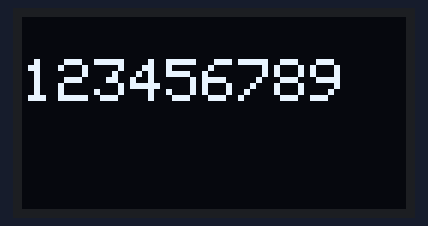
Simulated run of this sketch. Board: Arduino Uno, built with avr-gcc and run on an emulated ATmega328P. Parts: 128×64 one-colour display.

Above: at 0.1 s.
At 5.1 s:
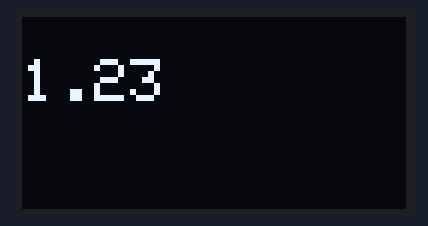
At 10.2 s:
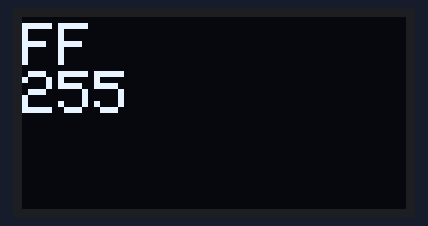
At 15.2 s:
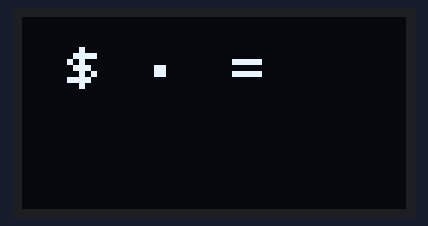

Measured:
- what the display in image 1 shows lasts 5.0 s, from 5.1 s to 10.1 s

The sketch:

OLED13_2.ino
```cpp
#include <Wire.h>
#include <Adafruit_GFX.h>
#include <Adafruit_SH1106.h>

#define OLED_RESET -1
Adafruit_SH1106 display(OLED_RESET); /* Object of class Adafruit_SSD1306 */

void setup() {
  display.begin(SH1106_SWITCHCAPVCC, 0x3C); /* Initialize display with address 0x3C */
  display.clearDisplay(); /* Clear display */
  display.setTextColor(WHITE);
  display.setTextSize(2); /* Select font size of text. Increases with size of argument. */
  // DISPLAY NUMBERS
  display.setCursor(0,14);
  display.println(123456789);
  display.display();
  delay(5000);
  display.clearDisplay();
  display.setCursor(0,14);
  display.println(1.23456,2);
  display.display();
  delay(5000);
  display.clearDisplay();
  //specify Base for numbers

  display.setCursor(0,2);
  display.print(0xFF, HEX);
  display.setCursor(0,18);
  display.print(0xFF, DEC);
  display.display();
  delay(5000);
  display.clearDisplay();
  //display ASCII characters
  display.setCursor(15,10);
  display.write(36);  // $ symbol
  display.setCursor(40,10);
  display.write(248);  //  degree symbol
  display.setCursor(70,10);
  display.write(61);  //  =  symbol
  display.display();

}

void loop() {


}
```
